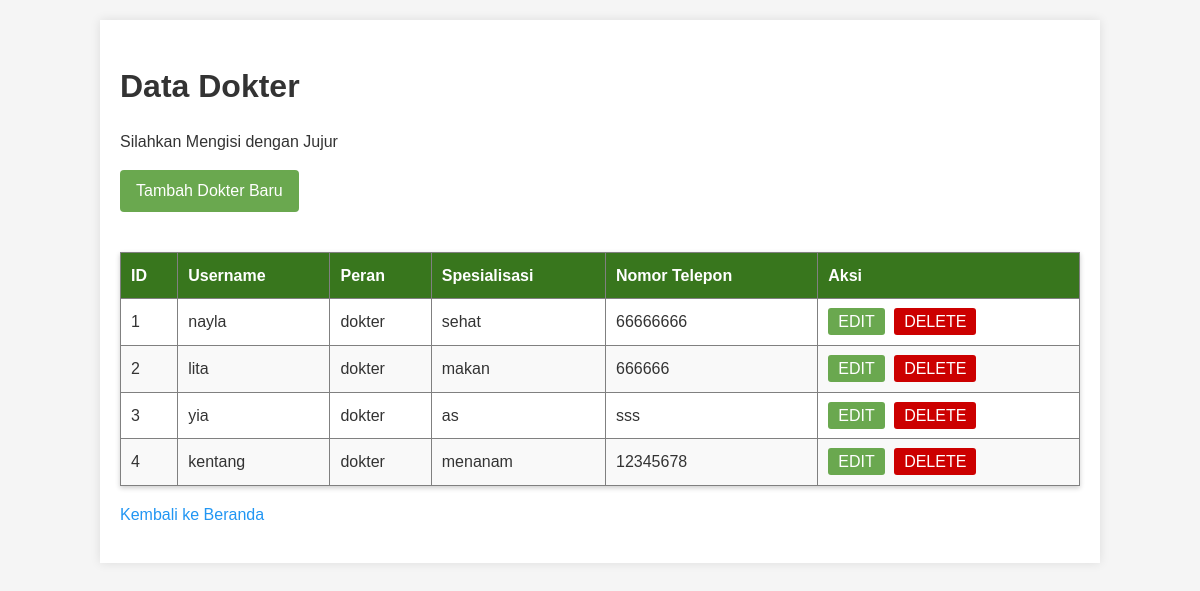
/modules/dokter/indexdokter.php, run on the app's committed database.
### tables this page shows
CREATE TABLE `dokter` (
  `ID_dokter` int(11) NOT NULL,
  `Username` varchar(50) NOT NULL,
  `Pengguna_role` varchar(20) DEFAULT NULL,
  `Spesialisasi` varchar(100) DEFAULT NULL,
  `Nomor_telepon` varchar(15) DEFAULT NULL
);

### modules/dokter/indexdokter.php (the view, shortened to what this page needs)
<?php
include 'koneksidokter.php';
$query_mysql = "SELECT * FROM dokter";
$result = mysqli_query($koneksi, $query_mysql);
?>
<!DOCTYPE html>
<html lang="id">
<head>
    <link rel="stylesheet" href="../../assets/css/style_dokter.css">
    <link rel="stylesheet" href="https://cdnjs.cloudflare.com/ajax/libs/font-awesome/6.4.0/css/all.min.css">
</head>
<body>
    <div class="container">
        <h1>Data Dokter</h1>
        <p>Silahkan Mengisi dengan Jujur</p>
        <a href="tambah_dokter.php" class="btn">Tambah Dokter Baru</a>
        <table border="1" cellpadding="10" cellspacing="0">
            <thead>
                <tr>
                    <th>ID</th>
                    <th>Username</th>
                    <th>Peran</th>
                    <th>Spesialisasi</th>
                    <th>Nomor Telepon</th>
                    <th>Aksi</th>
                </tr>
            </thead>
            <tbody>
                <?php while($row = mysqli_fetch_assoc($result)): ?>
                <tr>
                    <td><?= $row['ID_dokter']; ?></td>
                    <td><?= $row['Username']; ?></td>
                    <td><?= $row['Pengguna_role']; ?></td>
                    <td><?= $row['Spesialisasi']; ?></td>
                    <td><?= $row['Nomor_telepon']; ?></td>
                    <td>
                        <a href="editdokter.php?id=<?= $row['ID_dokter']; ?>" class="edit">EDIT</a>
                        <a href="hapus_dokter.php?id=<?= $row['ID_dokter']; ?>" class="delete" onclick="return confirm('Apakah Anda yakin ingin menghapus data ini?')">DELETE</a>
                    </td>
                </tr>
                <?php endwhile; ?>
            </tbody>
        </table>
        <p><a href="index.php">Kembali ke Beranda</a></p>
    </div>
</body>
</html>

### assets/css/style_dokter.css (style rules this page uses)
body { font-family: Arial, sans-serif; line-height: 1.6; margin: 0; padding: 0; background-color: #f5f5f5; }
.container { width: 80%; margin: 20px auto; background: white; padding: 20px; box-shadow: 0 0 10px rgba(0,0,0,0.1); }
h1 { color: #333; margin-bottom: 2px; }
table { width: 100%; border-collapse: collapse; margin-top: 20px; background-color: white; box-shadow: 0 2px 5px rgba(0, 0, 0, 0.2); }
table th { background-color: #38761d; color: white; text-align: left; }
table tr:nth-child(even) { background-color: #f9f9f9; }
.edit,.delete { cursor: pointer; text-transform: uppercase; }
.btn { display: inline-block; padding: 8px 16px; background: #6aa84f; color: white; text-decoration: none; border-radius: 4px; margin-bottom: 20px; }
.edit { background-color: #6aa84f; color: white; padding: 5px 10px; text-decoration: none; border-radius: 3px; margin-right: 5px; transition: background-color 0.3s ease; }
.delete { background: #cc0000; color: white; padding: 5px 10px; text-decoration: none; border-radius: 3px; transition: background-color 0.3s ease; }
a { color: #2196F3; text-decoration: none; }
body { margin: 0; padding: 0; font-family: Arial, sans-serif; background-color: #f5f5f5; color: #333; }

### data on the page
dokter: ID_dokter "1", Username "nayla", Pengguna_role "dokter", Spesialisasi "sehat", Nomor_telepon "66666666"
dokter: ID_dokter "2", Username "lita", Pengguna_role "dokter", Spesialisasi "makan", Nomor_telepon "666666"
dokter: ID_dokter "3", Username "yia", Pengguna_role "dokter", Spesialisasi "as", Nomor_telepon "sss"
dokter: ID_dokter "4", Username "kentang", Pengguna_role "dokter", Spesialisasi "menanam", Nomor_telepon "12345678"
